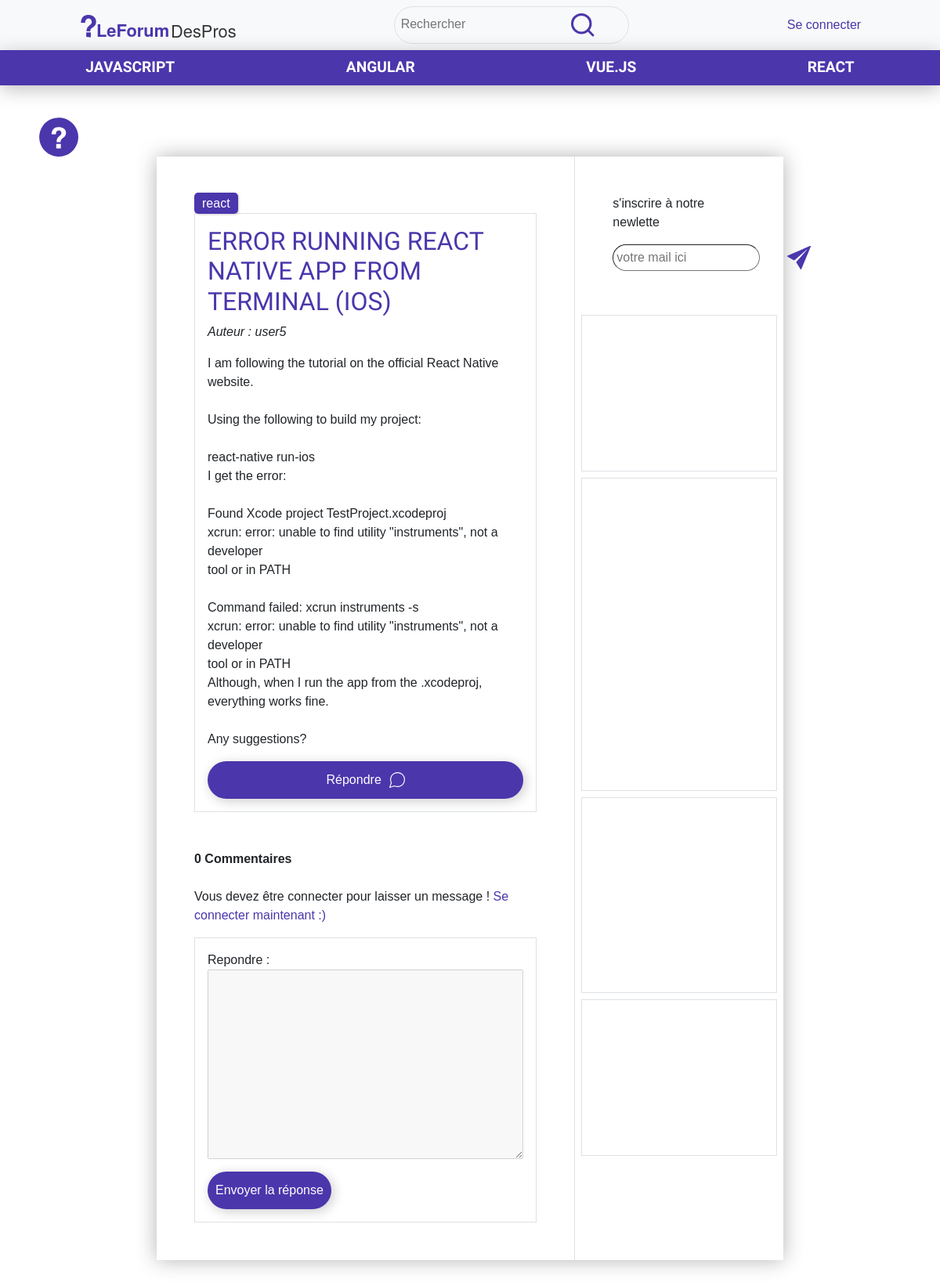
/index.php?action=pageSujet&idSujet=16, run on the app's committed database.
### tables this page shows
CREATE TABLE `cat` (
  `id` int(11) NOT NULL,
  `categorie` varchar(100) NOT NULL,
  `def` text NOT NULL
);

CREATE TABLE `sujet` (
  `id` int(11) NOT NULL,
  `titre` varchar(200) NOT NULL,
  `contenu` text NOT NULL,
  `id_user` int(11) NOT NULL,
  `id_cat` int(11) NOT NULL,
  `resolue` tinyint(1) NOT NULL DEFAULT '0'
);

CREATE TABLE `user` (
  `id` int(11) NOT NULL,
  `pseudo` varchar(100) NOT NULL,
  `mail` varchar(150) NOT NULL,
  `mdp` varchar(200) NOT NULL,
  `role` varchar(50) NOT NULL DEFAULT 'user',
  `idUserProfil` int(11) NOT NULL
);

### vues/pageSujet.php (the view, shortened to what this page needs)
<?php
    if(isset($_GET['idSujet'])){
        $idSujet = $_GET['idSujet'];
        $getSujet = $bdd->prepare('SELECT * FROM `sujet`
            INNER JOIN cat ON sujet.id_cat = cat.id
            INNER JOIN user ON sujet.id_user = user.id
            WHERE sujet.id = :id');
        $getSujet->execute([
            'id' => $idSujet
        ]);
        $sujet = $getSujet->fetch();
        $getCom = $bdd->prepare('SELECT * FROM `commentaires` WHERE `id_sujet`=:id_sujet ORDER BY `id` DESC');
        $getCom->execute([
            'id_sujet' => $idSujet
        ]);
        $nbCom = $getCom->rowCount();
    }
    include('include/nav.php');
?>
<div class="pageSujet page marge d-flex">
    <div class="col-8 p-5">
        <span class="categorie"><a href="index.php?action=pageCategorie&idCat=<?=$sujet['id_cat']?>"><?=$sujet['categorie']?></a></span>
        <div class="sujet border border-1 p-3">
            <?php if($sujet['resolue'] == 1) {?>
                <h2>[RESOLU] <?=$sujet['titre']?>  </h2>
            <?php } else {?>
                <h2><?=$sujet['titre']?></h2>
            <?php } ?>
            <p><i>Auteur : <?=$sujet['pseudo']?></i></p>
            <p><?=nl2br($sujet['contenu'])?></p>
            <a class="button d-flex align-items-center justify-content-center" href="#commenter">Répondre<img src="images/bulle.svg" alt="pen" width="20px"></a>
        </div>
        <div class="commentaires mt-5">
            <b><?=$nbCom?> Commentaires </b>
        </div>
        <?php if(isset($_SESSION['id'])){ ?>
            <div id="commenter" class="commenter border border-1 p-3">
                <form action="index.php?action=newCommentaire&idSujet=<?=$idSujet?>" method="POST">
                    <div class="mb-3 d-flex flex-column">
                        <label for="comment">Repondre : </label>
                        <textarea name="comment" id="comment" cols="50" rows="10"></textarea>
                    </div>
                    <button type="submit" class="button">Envoyer la réponse</button>
                    <?php if(isset($_GET['messageCom'])){ ?>
                        <p class="messageErreur"><?=$_GET['messageCom']?></p>
                    <?php } ?>
                </form>
            </div>
        <?php } else { ?>
            <p class="mt-4">Vous devez être connecter pour laisser un message ! <a class="link" href="?action=connexion">Se connecter maintenant :)</a></p>
            <div id="commenter" class="commenter border border-1 p-3">
                <form action="index.php?action=newCommentaire&idSujet=<?=$idSujet?>" method="POST">
                    <div class="mb-3 d-flex flex-column">
                        <label for="comment">Repondre : </label>
                        <textarea disabled="disabled" name="comment" id="comment" cols="50" rows="10"></textarea>
                    </div>
                    <button disabled="disabled" type="submit" class="button">Envoyer la réponse</button>
                </form>
            </div>
        <?php } ?>
    </div>
    <?php include('include/sidebar.php') ?>
</div>

### vues/include/nav.php (shortened to what this page needs)
<?php
    $getCat = $bdd->prepare('SELECT * FROM cat');
    $getCat->execute();
?>
<div class="fixed-top">
    <nav class="navbar d-flex justify-content-around bg-light">
        <a href="index.php?action=home"><img src="images/logo.svg" alt="logo" width="200px"></a>
        <div class="search border border-1 p-2 rounded-pill">
            <form action="?action=search" method="POST">
                <div class="form-group">
                    <input type="text" id="contenuSearch" name="contenuSearch" class="contenuSearch" placeholder="Rechercher">
                    <button type="submit"><img src="images/search.svg" alt="search" width="30px"></button>
                </div>
            </form>
        </div>
        <?php if(isset($_SESSION['id'])){ ?>
                <button class="bg-transparent" type="button" data-bs-toggle="modal" data-bs-target="#userProfil">
                    <img src="images/user/<?=$_SESSION['avatar']?>.svg" width="40px" alt=""> <?=$_SESSION['pseudo']?>
                </button>
                <div class="dropdown">
                    <button class="button dropdown-toggle" type="button" id="dropdownMenuButton1" data-bs-toggle="dropdown" aria-expanded="false">
                        Menu
                    </button>
                    <ul class="dropdown-menu" aria-labelledby="dropdownMenuButton1">
                        <?php if($_SESSION['role'] == 'admin') { ?>
                            <li><a class="dropdown-item link" href="index.php?action=admin">Admin</a></li>
                        <?php } else { ?>
                            <li><a class="dropdown-item link" href="index.php?action=mySujet">Mes sujets</a></li>
                            <li><a class="dropdown-item link" href="index.php?action=myMessage">Mes messages</a></li>
                        <?php } ?>
                            <li><a class="dropdown-item link" href="index.php?action=logout">Se déconnecter</a></li>
                    </ul>
                </div>
        <?php } else { ?>
            <a class="link" href="index.php?action=connexion">Se connecter</a>
        <?php } ?>
    </nav>
    <nav class="navbar list-categorie d-flex justify-content-around">
        <?php while($c = $getCat->fetch()){ ?>
            <a href="index.php?action=pageCategorie&idCat=<?=$c['id']?>"><?=$c['categorie']?></a>
        <?php } ?>
    </nav>
</div>

### asset/main.css (style rules this page uses)
* { margin: 0; padding: 0; font-family: Helvetica, sans-serif; }
.marge { margin-left: 200px; margin-right: 200px; margin-top: 200px; margin-bottom: 50px; }
a { text-decoration: none !important; }
a.link { color: #4B36AC; }
button { border: none; min-width: 100px; }
.button { background-color: #4B36AC; color: white; border-radius:50px; padding: 12px 10px 12px 10px; box-shadow: 3px 3px 15px rgba(0, 0, 0, .20); text-decoration: none; transition: all .3s ease; }
.button img { margin-left: 10px; }
h2, h4 { font-family: 'Viga', sans-serif; color: #4B36AC; text-transform: uppercase; }
.page { box-shadow: 0px 0px 25px rgba(0, 0, 0, .30); background-color: white; }
nav.list-categorie { background-color: #4B36AC; box-shadow: 0px 5px 25px rgba(0, 0, 0, .25); }
nav.list-categorie a { font-family: 'Viga', sans-serif; color: white; text-transform: uppercase; font-size: 1.2em; font-weight: bold; text-decoration: none; transition: opacity .2s ease; }
span a { color: white; transition: color .2s ease; }
span.categorie { background-color: #4B36AC; border-radius: 5px; padding: 5px 10px 5px 10px; box-shadow: 1px 1px 3px rgba(0, 0, 0, .20); }
.search form input { border: none; background: transparent; }
.search form button { border: none; background: transparent; }

### data on the page
cat: categorie "JAVASCRIPT"
cat: categorie "ANGULAR"
cat: categorie "VUE.JS"
cat: categorie "REACT"
sujet: id_cat.categorie "react", titre "ERROR RUNNING REACT NATIVE APP FROM TERMINAL (IOS)", id_user.pseudo "user5", contenu "I am following the tutorial on the official React Native website. Using the following to build my project: react-native run-ios I get the error: Found Xcode project TestProject.xcodeproj xcrun: error: unable to find utility \"instruments\", not a developer tool or in PATH Command failed: xcrun instruments -s xcrun: error: unable to find utility \"instruments\", not a developer tool or in PATH Although, when I run the app from the .xcodeproj, everything works fine. Any suggestions?"

### other printed values
$nbCom "0"
